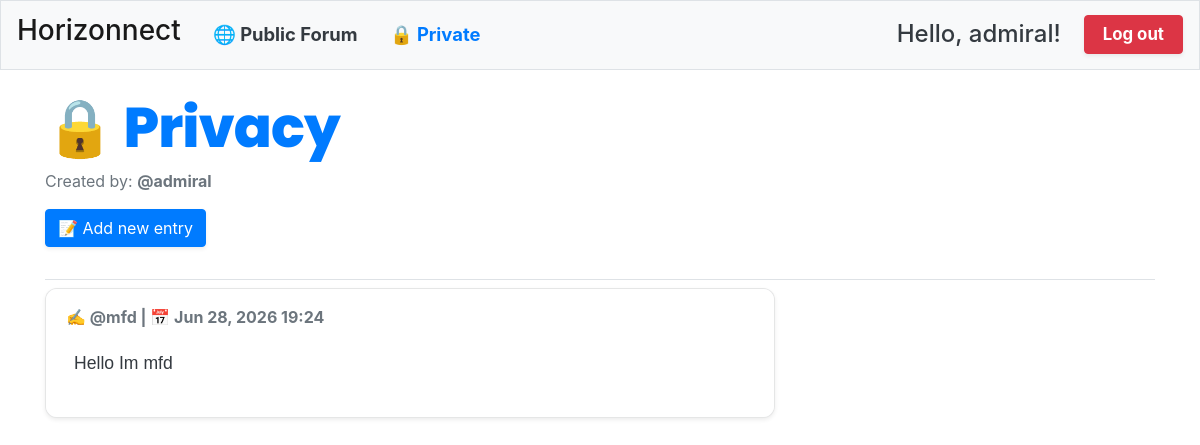
Page /topics/4/ (signed in) on the committed database.
### learning_logs/models.py (models this page shows, shortened)
class Topic(models.Model):
    text = models.CharField(max_length=200)
    date_added = models.DateTimeField(auto_now_add=True)
    owner = models.ForeignKey(User, on_delete=models.CASCADE)
    is_public = models.BooleanField(default=False)
    def __str__(self):
        return self.text

class Entry(models.Model):
    topic = models.ForeignKey(Topic, on_delete=models.CASCADE)
    text = models.TextField()
    date_added = models.DateTimeField(auto_now_add=True)
    author = models.ForeignKey(User, on_delete=models.CASCADE)
    class Meta:
        verbose_name_plural = "entries"

### learning_logs/views.py (the view)
# urls.py: path("topics/<int:topic_id>/", views.topic, name="topic"),
@login_required
def topic(request, topic_id):
    topic = get_object_or_404(Topic, id=topic_id)
    if not topic.is_public:
        check_topic_owner(topic, request)
    entries = topic.entry_set.order_by("-date_added")
    context = {"topic": topic, "entries": entries}
    return render(request, "learning_logs/topic.html", context)

### learning_logs/views.py (called while the page is built)
def check_topic_owner(topic, request):
    if topic.owner != request.user:
        raise Http404

### learning_logs/templates/learning_logs/topic.html (shortened to what this page needs)
{% extends "learning_logs/base.html" %}
{% block page_header %}
    <h1 class="display-4 mb-2 modern-heading text-primary">
        {% if topic.is_public %}🌐{% else %}🔒{% endif %} {{ topic }}
    </h1>
    <p class="text-muted">Created by: <b>@{{ topic.owner.username }}</b></p>
    <div class="mb-4 mt-3">
        <a class="btn btn-primary shadow-sm" href="{% url 'learning_logs:new_entry' topic.id %}" role="button">
            📝 Add new entry
        </a>
    </div>
{% endblock page_header %}
{% block content %}
    <div class="row">
        <div class="col-md-8">
            {% for entry in entries %}
                <div class="card mb-4 shadow-sm entry-card bg-light">
                    <div class="card-header bg-white border-bottom-0 d-flex justify-content-between align-items-center py-3">
                        <span class="text-muted font-weight-bold">
                            ✍️ @{{ entry.author.username }} | 📅 {{ entry.date_added|date:"M d, Y H:i" }}
                        </span>
                    </div>
                    <div class="card-body bg-white pt-1 pb-4">
                        <div class="card-text text-dark px-2" style="font-size: 1.1rem; line-height: 1.6; font-family: sans-serif;">
                            {{ entry.text|linebreaks }}
                        </div>
                    </div>
                </div>
            {% empty %}
                <div class="alert alert-warning shadow-sm py-4 text-center text-muted" role="alert">
                    📭 There are no entries for this topic yet.
                </div>
            {% endfor %}
        </div>
    </div>
{% endblock content %}

### learning_logs/templates/learning_logs/base.html (shortened to what this page needs)
{% load bootstrap4 %}
{% load static %}
<!DOCTYPE html>
<html lang="en">
<head>
    {% bootstrap_css %}
</head>
<body>
    <nav class="navbar navbar-expand-md navbar-light bg-light mb-4 border">
        <a class="navbar-brand" href="{% url 'learning_logs:index' %}">
            <h3>Horizonnect</h3>
        </a>
        <div class="collapse navbar-collapse" id="navbarCollapse">
            <ul class="navbar-nav mr-auto">
                <li class="nav-item">
                    <a class="nav-link font-weight-bold text-dark px-3" href="{% url 'learning_logs:public_topics' %}" style="font-size: 1.15rem;">
                        🌐 Public Forum
                    </a>
                </li>
                <li class="nav-item">
                    <a class="nav-link font-weight-bold text-primary px-3" href="{% url 'learning_logs:topics' %}" style="font-size: 1.15rem;">
                        🔒 Private
                    </a>
                </li>
            </ul>
            <ul class="navbar-nav ml-auto d-flex align-items-center">
                {% if user.is_authenticated %}
                    <li class="nav-item">
                        <h4 class="nav-link disabled text-dark mb-0 pb-0 pt-0" style="padding-right: 15px;">
                            Hello, {{ user.username }}!
                        </h4>
                    </li>
                    <li class="nav-item ml-2">
                        <a class="btn btn-danger font-weight-bold shadow-sm" href="#"
                           onclick="event.preventDefault(); document.getElementById('logout-form').submit();"
                           style="font-size: 1.05rem; padding: 6px 18px;">
                                Log out
                        </a>
                    </li>
                {% endif %}
            </ul>
        </div>
    </nav>
    <main role="main" class="container">
        <div class="pb-2 mb-2 border-bottom">
            {% block page_header %}{% endblock page_header %}
        </div>
        <div>
            {% block content %}{% endblock content %}
        </div>
    </main>
</body>
</html>

### learning_logs/templates/learning_logs/topic.html (style rules this page uses)
.modern-heading { font-family: 'Poppins', sans-serif !important; font-weight: 800 !important; letter-spacing: -1px; }
.entry-card { border: 1px solid rgba(0,0,0,.08) !important; border-radius: 12px !important; overflow: hidden; }

### rows in the picture
Topic: text "Privacy", owner.username "admiral"
Entry: author.username "mfd", date_added "Jun 28, 2026 19:24", text "Hello Im mfd"

### other values in the picture
{{ user.username }} "admiral"
